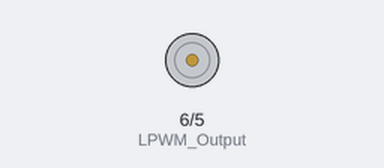
This sketch was run on a simulated Arduino Uno, built with avr-gcc and run on an emulated ATmega328P. Shown: motor-driver pin pairs drawn as motors (green arrow = first pin HIGH = forward, orange = second pin HIGH = backward, longer = more drive).

Above: at 0.03 s.
At 6.5 s:
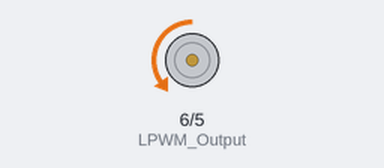
At 12.91 s:
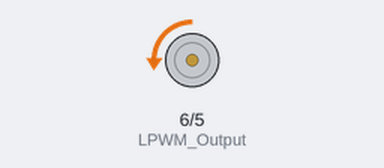
Timing chart, 0 to 16.1 s (numbered marks = the images above):
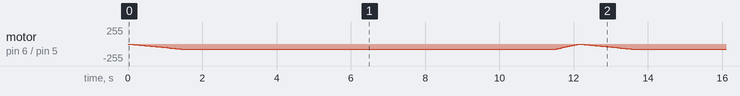

The sketch:

motor_Final01.ino
```cpp
/*
Wire Connection to the IBT-2 board(Driver):
IBT-2 pin 1 (RPWM) to Arduino pin 5(PWM)
IBT-2 pin 2 (LPWM) to Arduino pin 6(PWM)
IBT-2 pins 3 (R_EN), 4 (L_EN), 7 (VCC) to Arduino 5V pin
IBT-2 pin 8 (GND) to Arduino GND
IBT-2 pins 5 (R_IS) and 6 (L_IS) not connected
*/

////////////////////////////////////////////////// FOR TUNING ////////////////////////////////////////////////////////////////////////////////////////////////

#define RPM_Lvl_1 190           //RPM for level 1 vortex (Minnimum 0, Maximum 600)
#define RPM_Lvl_2 266           //RPM for level 2 vortex (Minnimum 0, Maximum 600)
#define RPM_Lvl_3 342           //RPM for level 3 vortex (Minnimum 0, Maximum 600)
#define RPM_Lvl_4 418           //RPM for level 4 vortex (Minnimum 0, Maximum 600)
#define RPM_Lvl_5 494           //RPM for level 5 vortex (Minnimum 0, Maximum 600)
#define RPM_Lvl_6 570           //RPM for level 6 vortex (Minnimum 0, Maximum 600)

#define Rise_Time_Lvl_1 1500    //Time(ms) to rise motor RPM from 0 to level 1 RPM ; 1500(Default)
#define Rise_Time_Lvl_2 2010    //Time(ms) to rise motor RPM from 0 to level 2 RPM ; 2010(Default)
#define Rise_Time_Lvl_3 2580    //Time(ms) to rise motor RPM from 0 to level 3 RPM ; 2580(Default)
#define Rise_Time_Lvl_4 3155    //Time(ms) to rise motor RPM from 0 to level 4 RPM ; 3155(Default)
#define Rise_Time_Lvl_5 3730    //Time(ms) to rise motor RPM from 0 to level 5 RPM ; 3730(Default)
#define Rise_Time_Lvl_6 4400    //Time(ms) to rise motor RPM from 0 to level 6 RPM ; 4400(Default)

#define Stop_Time_Lvl_1 667     //Time(ms) to stop motor from level 1 RPM to 0 ; 667(Default)
#define Stop_Time_Lvl_2 934     //Time(ms) to stop motor from level 2 RPM to 0 ; 934(Default)
#define Stop_Time_Lvl_3 1200    //Time(ms) to stop motor from level 3 RPM to 0 ; 1200(Default)
#define Stop_Time_Lvl_4 1467    //Time(ms) to stop motor from level 4 RPM to 0 ; 1467(Default)
#define Stop_Time_Lvl_5 1734    //Time(ms) to stop motor from level 5 RPM to 0 ; 1734(Default)
#define Stop_Time_Lvl_6 2000    //Time(ms) to stop motor from level 6 RPM to 0 ; 2000(Default)

#define Spin_Time 10000         //Motor continuous spin time in millisecond(ms)

#define RPWM_Output 5           // Arduino PWM output pin 5; connect to IBT-2 pin 1 (RPWM)
#define LPWM_Output 6           // Arduino PWM output pin 6; connect to IBT-2 pin 2 (LPWM)
byte Resolution = 20;   //Number of Steps to change motor speed from 0 to target RPM or target RPM to 0

///////////////////////////////////////////////// FOR INITIALIZE TUNING VARIABLES  /////////////////////////////////////////////////////////////////////////////

int RPM[6] = {RPM_Lvl_1, RPM_Lvl_2, RPM_Lvl_3, RPM_Lvl_4, RPM_Lvl_5, RPM_Lvl_6};
int Rise_Time[6] = {Rise_Time_Lvl_1, Rise_Time_Lvl_2, Rise_Time_Lvl_3, Rise_Time_Lvl_4, Rise_Time_Lvl_5, Rise_Time_Lvl_6};
int Stop_Time[6] = {Stop_Time_Lvl_1, Stop_Time_Lvl_2, Stop_Time_Lvl_3, Stop_Time_Lvl_4, Stop_Time_Lvl_5, Stop_Time_Lvl_6};


//////////////////////////////////////////////// VARIABLES FOR RUN_MOTOR FUNCTION  /////////////////////////////////////////////////////////////////////////////

unsigned long Previous_Time = 0;
bool Motor_Enable = 0;
byte Motor_Speed = 1;
bool Rise_Enable = 0;
bool Stop_Enable = 0;
int Rise_Count = 1;
int Stop_Count = 1;
int PWM_Speed;

unsigned long Test_Time = 0;
////////////////////////////////////////////////////////// VOID SETUP  /////////////////////////////////////////////////////////////////////////////////////////

void setup()
{
  pinMode(RPWM_Output, OUTPUT);
  pinMode(LPWM_Output, OUTPUT);
  Serial.print(19200);
}

///////////////////////////////////////////////////////// VOID MOTOR() ////////////////////////////////////////////////////////////////////////////////////////////
int Motor(bool Y, int X)
{
  Rise_Enable = Y;
  if(Rise_Count <= Resolution && Rise_Enable == 1)                            // Rising Stage
  {
    if(millis() >= Previous_Time + ((Rise_Time[X-1]) / (Resolution)))
    {
      Previous_Time = millis();
      PWM_Speed = map(RPM[X-1],0,600,0,255);
      analogWrite(LPWM_Output, 0);
      analogWrite(RPWM_Output, (PWM_Speed * Rise_Count) / Resolution);
//      Serial.print("Rising ");
//      Serial.println(Rise_Count);
      Rise_Count++;
    }
  }

  else if (Rise_Count > Resolution && Stop_Enable == 0)                       // Stable Stage
  {
    if(millis() >= Previous_Time + Spin_Time)
    {
      Stop_Enable = 1;
    }
//    Serial.println("Stable");
  }

  else if (Stop_Count <= Resolution && Stop_Enable == 1)                      // Braking Stage
  {
    if(millis() >= Previous_Time + ((Stop_Time[X-1])/(Resolution)))
    {
      Previous_Time = millis();
      PWM_Speed = map(RPM[X-1],0,600,0,255);
      analogWrite(LPWM_Output, 0);
      analogWrite(RPWM_Output, (PWM_Speed * (Resolution - Stop_Count)) / Resolution);
//      Serial.print("Braking ");
//      Serial.println(Stop_Count);
      Stop_Count++;
    }
  }

  if(Rise_Count > Resolution && Stop_Count > Resolution)                      //Prepare for next run
  {
    Rise_Count = 1;
    Stop_Count = 1;
    Rise_Enable = 0;
    Stop_Enable = 0;
//    Serial.println("Finish");
    return 0;
  }
  if(Y == 1)
  {
    return 1;
  }

}

////////////////////////////////////////////////////////// VOID LOOP ////////////////////////////////////////////////////////////////////////////////////////
void loop()
{
  Motor_Enable = Motor(Motor_Enable,Motor_Speed);   // Please keep this line of code na kub P'Lek, It has to run everyloop. If you want motor to run, You just set Motor_Enable = 1. There are 6 motor speed in this function.
                                                    //Motor_Enable (0 = Disable(Default), 1 = Enable); Motor_Speed Range is 1(Min) to 6(Max).  ;When motor finish 1 run, This function will automatically return 0 to Motor_Enable.

//You can put your cade here!!!
////////////////////////////////////////////////////////////////////////////////////
if(millis() >= Test_Time + 30000) //Test Condition; Motor will run every 30 seconds with Motor Speed Lvl 3. ;You can delete This!!
{
  Motor_Enable = 1;
  Motor_Speed = 3;
}
/////////////////////////////////////////////////////////////////////////////////////
}
```
